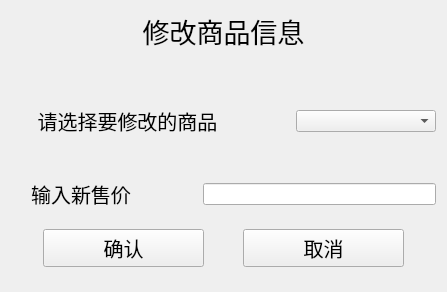
<?xml version="1.0" encoding="UTF-8"?>
<ui version="4.0">
 <class>ItemChange</class>
 <widget class="QWidget" name="ItemChange">
  <property name="geometry">
   <rect>
    <x>0</x>
    <y>0</y>
    <width>447</width>
    <height>292</height>
   </rect>
  </property>
  <property name="windowTitle">
   <string>Form</string>
  </property>
  <layout class="QVBoxLayout" name="verticalLayout_4">
   <item>
    <layout class="QVBoxLayout" name="verticalLayout_3" stretch="2,1,20">
     <item>
      <widget class="QLabel" name="label">
       <property name="font">
        <font>
         <pointsize>20</pointsize>
        </font>
       </property>
       <property name="text">
        <string>修改商品信息</string>
       </property>
       <property name="alignment">
        <set>Qt::AlignCenter</set>
       </property>
      </widget>
     </item>
     <item>
      <spacer name="verticalSpacer_5">
       <property name="orientation">
        <enum>Qt::Vertical</enum>
       </property>
       <property name="sizeHint" stdset="0">
        <size>
         <width>20</width>
         <height>40</height>
        </size>
       </property>
      </spacer>
     </item>
     <item>
      <layout class="QVBoxLayout" name="verticalLayout_2" stretch="10,1,2,1">
       <item>
        <layout class="QVBoxLayout" name="verticalLayout" stretch="1,3,1,3">
         <item>
          <spacer name="verticalSpacer">
           <property name="orientation">
            <enum>Qt::Vertical</enum>
           </property>
           <property name="sizeHint" stdset="0">
            <size>
             <width>20</width>
             <height>40</height>
            </size>
           </property>
          </spacer>
         </item>
         <item>
          <layout class="QHBoxLayout" name="horizontalLayout_2" stretch="5,1,3">
           <item>
            <widget class="QLabel" name="label_2">
             <property name="font">
              <font>
               <pointsize>15</pointsize>
              </font>
             </property>
             <property name="text">
              <string>请选择要修改的商品</string>
             </property>
             <property name="alignment">
              <set>Qt::AlignCenter</set>
             </property>
            </widget>
           </item>
           <item>
            <spacer name="horizontalSpacer_2">
             <property name="orientation">
              <enum>Qt::Horizontal</enum>
             </property>
             <property name="sizeHint" stdset="0">
              <size>
               <width>40</width>
               <height>20</height>
              </size>
             </property>
            </spacer>
           </item>
           <item>
            <widget class="QComboBox" name="cbItems"/>
           </item>
          </layout>
         </item>
         <item>
          <spacer name="verticalSpacer_2">
           <property name="orientation">
            <enum>Qt::Vertical</enum>
           </property>
           <property name="sizeHint" stdset="0">
            <size>
             <width>20</width>
             <height>40</height>
            </size>
           </property>
          </spacer>
         </item>
         <item>
          <layout class="QHBoxLayout" name="horizontalLayout" stretch="3,1,5">
           <item>
            <widget class="QLabel" name="label_3">
             <property name="font">
              <font>
               <pointsize>15</pointsize>
              </font>
             </property>
             <property name="text">
              <string>输入新售价</string>
             </property>
             <property name="alignment">
              <set>Qt::AlignCenter</set>
             </property>
            </widget>
           </item>
           <item>
            <spacer name="horizontalSpacer">
             <property name="orientation">
              <enum>Qt::Horizontal</enum>
             </property>
             <property name="sizeHint" stdset="0">
              <size>
               <width>40</width>
               <height>20</height>
              </size>
             </property>
            </spacer>
           </item>
           <item>
            <widget class="QLineEdit" name="leNewPrice"/>
           </item>
          </layout>
         </item>
        </layout>
       </item>
       <item>
        <spacer name="verticalSpacer_3">
         <property name="orientation">
          <enum>Qt::Vertical</enum>
         </property>
         <property name="sizeHint" stdset="0">
          <size>
           <width>20</width>
           <height>40</height>
          </size>
         </property>
        </spacer>
       </item>
       <item>
        <layout class="QHBoxLayout" name="horizontalLayout_3" stretch="1,5,1,5,1">
         <item>
          <spacer name="horizontalSpacer_3">
           <property name="orientation">
            <enum>Qt::Horizontal</enum>
           </property>
           <property name="sizeHint" stdset="0">
            <size>
             <width>40</width>
             <height>20</height>
            </size>
           </property>
          </spacer>
         </item>
         <item>
          <widget class="QPushButton" name="btnCommit">
           <property name="font">
            <font>
             <pointsize>15</pointsize>
            </font>
           </property>
           <property name="text">
            <string>确认</string>
           </property>
          </widget>
         </item>
         <item>
          <spacer name="horizontalSpacer_4">
           <property name="orientation">
            <enum>Qt::Horizontal</enum>
           </property>
           <property name="sizeHint" stdset="0">
            <size>
             <width>40</width>
             <height>20</height>
            </size>
           </property>
          </spacer>
         </item>
         <item>
          <widget class="QPushButton" name="btnExit">
           <property name="font">
            <font>
             <pointsize>15</pointsize>
            </font>
           </property>
           <property name="text">
            <string>取消</string>
           </property>
          </widget>
         </item>
         <item>
          <spacer name="horizontalSpacer_5">
           <property name="orientation">
            <enum>Qt::Horizontal</enum>
           </property>
           <property name="sizeHint" stdset="0">
            <size>
             <width>40</width>
             <height>20</height>
            </size>
           </property>
          </spacer>
         </item>
        </layout>
       </item>
       <item>
        <spacer name="verticalSpacer_4">
         <property name="orientation">
          <enum>Qt::Vertical</enum>
         </property>
         <property name="sizeHint" stdset="0">
          <size>
           <width>20</width>
           <height>40</height>
          </size>
         </property>
        </spacer>
       </item>
      </layout>
     </item>
    </layout>
   </item>
  </layout>
 </widget>
 <resources/>
 <connections/>
</ui>
